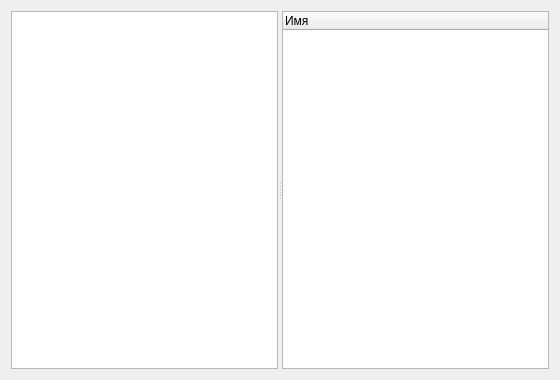
<?xml version="1.0" encoding="UTF-8"?>
<ui version="4.0"><class>Dialog</class><widget class="QDialog" name="Dialog"><property name="geometry"><rect><x>0</x><y>0</y><width>560</width><height>380</height></rect></property><property name="windowTitle"><string>#121 mixed/206_splitter_h</string></property><layout class="QVBoxLayout" name="verticalLayout"><property name="leftMargin"><number>11</number></property><property name="topMargin"><number>11</number></property><property name="rightMargin"><number>11</number></property><property name="bottomMargin"><number>11</number></property><property name="spacing"><number>6</number></property><item><widget class="QSplitter" name="splitter"><property name="orientation"><enum>Qt::Orientation::Horizontal</enum></property><widget class="QListWidget" name="leftList"></widget><widget class="QTreeWidget" name="rightTree"><column><property name="text"><string>Имя</string></property></column></widget></widget></item></layout></widget></ui>
